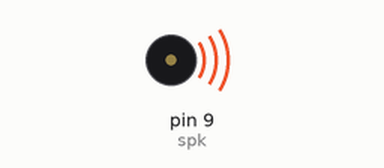
Simulated run of this sketch. Board: Arduino Uno, built with avr-gcc and run on an emulated ATmega328P. On the bench: buzzer (waves = sounding).

Above: at 0.1 s.
At 8.5 s:
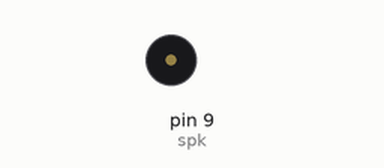
Timing chart, 0 to 10.0 s (numbered marks = the images above):
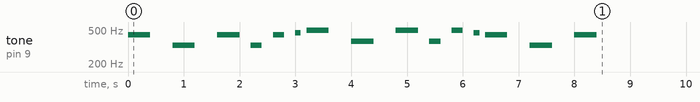

The sketch:

ejemplo0.ino
```cpp
/*  Mariano Fernández Abadía
    SB IEEE UPCT
    Ejemplo 0 Curso Arduino
    Nota: Basado en el Código de Antonio Guillermo Pérez Coronilla
*/

const int spk = 9; // Pin del altavoz.

const int c[5] = {131, 262, 523, 1046, 2093}; // frecuencias 4 octavas de Do
const int cs[5] = {139, 277, 554, 1108, 2217}; // Do#
const int d[5] = {147, 294, 587, 1175, 2349}; // Re
const int ds[5] = {156, 311, 622, 1244, 2489}; // Re#
const int e[5] = {165, 330, 659, 1319, 2637}; // Mi
const int f[5] = {175, 349, 698, 1397, 2794}; // Fa
const int fs[5] = {185, 370, 740, 1480, 2960}; // Fa#
const int g[5] = {196, 392, 784, 1568, 3136}; // Sol
const int gs[5] = {208, 415, 831, 1661, 3322}; // Sol#
const int a[5] = {220, 440, 880, 1760, 3520}; // La
const int as[5] = {233, 466, 932, 1866, 3729}; // La#
const int b[5] = {247, 494, 988, 1976, 3951}; // Si

void nota(int a, int b);            // declaración de la función auxiliar. Recibe dos números enteros.
void playHarryPotter(); // Toca Harry Potter
void playImperialMarch(); // Toca la marcha imperial
void playStarWars(); // Toca Star Wars
void playTwoWaters(); // Toca "Entre dos aguas"

void setup()
{
  playTwoWaters();
}

void nota(int frec, int t)
{
  tone(spk, frec);     // suena la nota frec recibida
  delay(t);            // para despues de un tiempo t
  noTone(spk);
}

void loop()
{
}

void playStarWars()
{
  // Star Wars
  nota(d[1], 150);
  delay(50);
  nota(d[1], 150);
  delay(50);
  nota(d[1], 150);
  delay(50);
  nota(g[1], 900);
  delay(150);
  nota(d[2], 900);
  delay(50);
  nota(c[2], 150);
  delay(50);
  nota(b[1], 150);
  delay(50);
  nota(a[1], 150);
  delay(50);
  nota(g[2], 900);
  delay(150);
  nota(d[2], 900);
  delay(100);
  nota(c[2], 150);
  delay(50);
  nota(b[1], 150);
  delay(50);
  nota(a[1], 150);
  delay(50);
  nota(g[2], 900);
  delay(150);
  nota(d[2], 900);
  delay(100);
  nota(c[2], 150);
  delay(50);
  nota(b[1], 150);
  delay(50);
  nota(c[2], 150);
  delay(50);
  nota(a[1], 1200);
  delay(2000);
}

void playImperialMarch()
{
  // Imperial March
  nota(g[2], 500);
  delay(100);
  nota(g[2], 500);
  delay(100);
  nota(g[2], 500);
  delay(100);
  nota(ds[2], 500);
  delay(1);
  nota(as[2], 125);
  delay(25);
  nota(g[2], 500);
  delay(100);
  nota(ds[2], 500);
  delay(1);
  nota(as[2], 125);
  delay(25);
  nota(g[2], 500);
  delay(2000);
}

void playTwoWaters()
{
  /**********************/
  /*     entre dos aguas*/
  /**********************/
  nota(a[1], 400);
  delay(400);
  nota(e[1], 400);
  delay(400);
  nota(a[1], 400);
  delay(200);
  nota(e[1], 200);
  delay(200);
  nota(a[1], 200);
  delay(200);
  nota(as[1], 100);
  delay(100);
  nota(b[1], 400);
  delay(400);
  nota(fs[1], 400);
  delay(400);
  nota(b[1], 400);
  delay(200);
  nota(fs[1], 200);
  delay(200);
  nota(b[1], 200);
  delay(200);
  nota(as[1], 100);
  delay(100);
  nota(a[1], 400);
  delay(400);
  nota(e[1], 400);
  delay(400);
  nota(a[1], 400);
  delay(400);
}


void playHarryPotter()
{
  // Harry Potter
  nota(b[2], 500);
  nota(e[3], 1000);
  nota(g[3], 250);
  nota(fs[3], 250);
  nota(e[3], 1000);
  nota(b[3], 500);
  nota(a[3], 1250);
  nota(fs[3], 1000);
  nota(b[2], 500);
  nota(e[3], 1000);
  nota(g[3], 250);
  nota(fs[3], 250);
  nota(d[3], 1000);
  nota(e[3], 500 );
  nota(b[2], 1000 );
  delay(1000); // Silencio
  nota(b[2], 500);
  nota(e[3], 1000);
  nota(g[3], 250);
  nota(fs[3], 250);
  nota(e[3], 1000);
  nota(b[3], 500);
  nota(d[4], 1000);
  nota(cs[4], 500);
  nota(c[4], 1000);
  nota(a[3], 500);
  nota(c[4], 1000);
  nota(b[3], 250);
  nota(as[3], 250);
  nota(b[2], 1000);
  nota(g[3], 500);
  nota(e[3], 1000);
  delay(2000);
}
```
